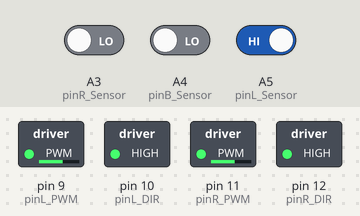
The sketch below on a simulated Arduino Uno, built with avr-gcc and run on an emulated ATmega328P. On the bench: switched loads named in the sketch (green lamp = pin HIGH). The test bench sets the inputs (shaded band); at power-on: A4 (pinB_Sensor) LOW, A5 (pinL_Sensor) HIGH, A3 (pinR_Sensor) LOW.

Above: at 1.2 s.
1.3 s: A4 (pinB_Sensor) driven HIGH
At 2.5 s:
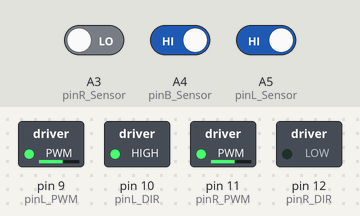
2.8 s: A5 (pinL_Sensor) driven LOW
At 4.1 s:
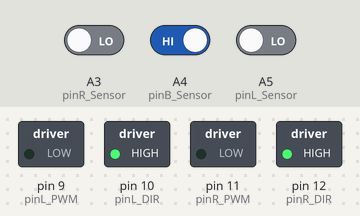
Timing chart, 0 to 5.8 s (numbered marks = the images above; inputs shaded):
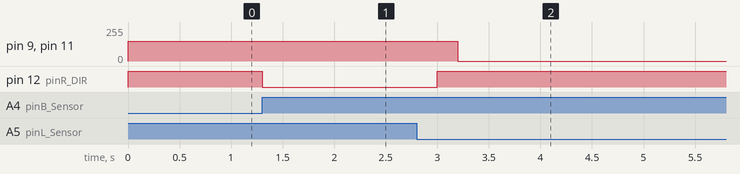

Measured:
- after the input at 1.3 s, pin 12 (pinR_DIR): HIGH → LOW at once
- after the input at 2.8 s, pin 9 (pinL_PWM), pin 11 (pinR_PWM): 150/255 → 0/255 after 0.40 s; pin 12 (pinR_DIR): LOW → HIGH after 0.20 s

The sketch:

earlydemo.ino
```cpp
/*
  ELEC1100 Your Lab#06 & Project Template

  To program the car tracking the white line on a dark mat

  Group No. (number of your project box):
  Group Member 1 (name & SID):
  Group Member 2 (name & SID):

*/

// assign meaningful names to those pins that will be used

const int pinL_Sensor = A5;      //pin A5: left sensor
const int pinB_Sensor = A4;      //pin A4: bumper sensor
const int pinR_Sensor = A3;      //pin A3: right sensor

const int pinL_PWM = 9;          //pin D9: left motor speed
const int pinL_DIR = 10;         //pin D10: left motor direction

const int pinR_PWM = 11;         //pin D11: right motor speed
const int pinR_DIR = 12;         //pin D12: right motor direction

//define variables to be used in script

int bumperSensor = 1;  // not sensing white
int leftSensor = 1;    // not sensing white
int rightSensor = 1;   // not sensing white

int countBumper = 0;   // bumper sensor not triggered yet
int countTjunction = 0; // for detecting T-junctions

// the setup function runs once when you press reset or power the board

void setup ()
{
  Serial.begin(9600);
  // define pins as input and output
  pinMode(pinB_Sensor, INPUT);
  pinMode(pinL_Sensor, INPUT);
  pinMode(pinR_Sensor, INPUT);

  pinMode(pinL_DIR, OUTPUT);
  pinMode(pinR_DIR, OUTPUT);

  pinMode(pinL_PWM, OUTPUT);
  pinMode(pinR_PWM, OUTPUT);

  // initialize output pins
  digitalWrite(pinL_DIR, HIGH);   //forward direction
  digitalWrite(pinR_DIR, HIGH);   //forward direction
  analogWrite(pinL_PWM, 0);       //stop at the start position
  analogWrite(pinR_PWM, 0);       //stop at the start position
}

// the loop function runs over and over again forever

void loop() {

  // Arduino is reading the sensor measurements
  bumperSensor = digitalRead(pinB_Sensor);
  leftSensor = digitalRead(pinL_Sensor);
  rightSensor = digitalRead(pinR_Sensor);

  // car stops at the start position when bumper sensor no trigger
  if ( bumperSensor && countBumper == 0 ) {
    analogWrite(pinL_PWM, 0);
    analogWrite(pinR_PWM, 0);
  }

  // bumper sensor is triggered at the start position for the 1st time
  else if ( !bumperSensor && countBumper == 0) {
    analogWrite(pinL_PWM, 150);
    analogWrite(pinR_PWM, 150);
    countBumper = countBumper + 1;
    delay(350);     //to let the car leave the start position with no miscount
  }

  // car is tracking on the white line
  else if ( bumperSensor && countBumper == 1 && countTjunction <= 1)
    //1st Tjunction (turn right)
  {
    if ( !leftSensor && !rightSensor && countTjunction == 0) {
        analogWrite(pinL_PWM, 150);
        analogWrite(pinR_PWM, 150);
        digitalWrite(pinL_DIR, HIGH);
        digitalWrite(pinR_DIR, LOW);
        delay(200);
        countTjunction += 1; //add 1 to countTjunction when both left and right sensors detect white
      }

    if ( !leftSensor && rightSensor ) {
        analogWrite(pinL_PWM, 150);
        analogWrite(pinR_PWM, 150);
        digitalWrite(pinL_DIR, LOW);
        digitalWrite(pinR_DIR, HIGH);
      }

    if ( leftSensor && !rightSensor ) {
        analogWrite(pinL_PWM, 150);
        analogWrite(pinR_PWM, 150);
        digitalWrite(pinL_DIR, HIGH);
        digitalWrite(pinR_DIR, LOW);
      }

    if ( leftSensor && rightSensor ) {
        analogWrite(pinL_PWM, 150);
        analogWrite(pinR_PWM, 150);
        digitalWrite(pinL_DIR, HIGH);
        digitalWrite(pinR_DIR, HIGH);
      }
    if ( !leftSensor && !rightSensor && countTjunction == 1) {
        countTjunction += 1; //add 1 to countTjunction when both left and right sensors detect white
      }
  }
  else if (bumperSensor && countBumper == 1 && countTjunction >=2 && countTjunction <=5)
    // 2nd T (360 degree spin)
  {
    analogWrite(pinL_PWM, 150);
    analogWrite(pinR_PWM, 150);
    digitalWrite(pinL_DIR, LOW);
    digitalWrite(pinR_DIR, HIGH);
    if ( !leftSensor && !rightSensor ) {
        countTjunction += 1; //add 1 to countTjunction when both left and right sensors detect white
      }
  }
  else if (bumperSensor && countBumper == 1 && countTjunction == 6)
    // 3rd Tjunction (go straight line)
  {
    analogWrite(pinL_PWM, 150);
    analogWrite(pinR_PWM, 150);
    digitalWrite(pinL_DIR, HIGH);
    digitalWrite(pinR_DIR, HIGH);
    delay(200);     //to let the car leave the tjunction with no miscount
    if ( !leftSensor && rightSensor ) {
        analogWrite(pinL_PWM, 150);
        analogWrite(pinR_PWM, 150);
        digitalWrite(pinL_DIR, LOW);
        digitalWrite(pinR_DIR, HIGH);
      }

    if ( leftSensor && !rightSensor ) {
        analogWrite(pinL_PWM, 150);
        analogWrite(pinR_PWM, 150);
        digitalWrite(pinL_DIR, HIGH);
        digitalWrite(pinR_DIR, LOW);
      }

    if ( leftSensor && rightSensor ) {
        analogWrite(pinL_PWM, 150);
        analogWrite(pinR_PWM, 150);
        digitalWrite(pinL_DIR, HIGH);
        digitalWrite(pinR_DIR, HIGH);
      }
    if ( !leftSensor && !rightSensor ) {
        countTjunction += 1; //add 1 to countTjunction when both left and right sensors detect white
      }
  }
  else if (bumperSensor && countBumper == 1 && countTjunction == 7)
  {// 4th Tjunction (stop)
    analogWrite(pinL_PWM, 0);
    analogWrite(pinR_PWM, 0);
  }
}
```
